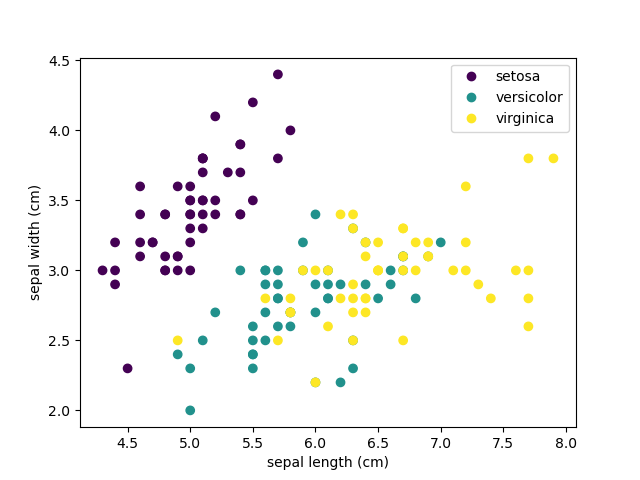

Write Python code to recreate this figure.
""" p6_5.py """

import matplotlib.pyplot as plt
import pandas as pd
from sklearn.datasets import load_iris

iris = load_iris()

df_iris = pd.DataFrame(data=iris['data'], columns=iris['feature_names'])
se_target = pd.Series(data=iris['target'], name="target")

fig, ax = plt.subplots()
scatter = ax.scatter(df_iris.iloc[:, 0], df_iris.iloc[:, 1], c=se_target)
ax.set(xlabel=iris['feature_names'][0], ylabel=iris['feature_names'][1])
fig = ax.legend(scatter.legend_elements()[0], iris['target_names'])
plt.savefig("p6_5.png")
# ax.plot()
